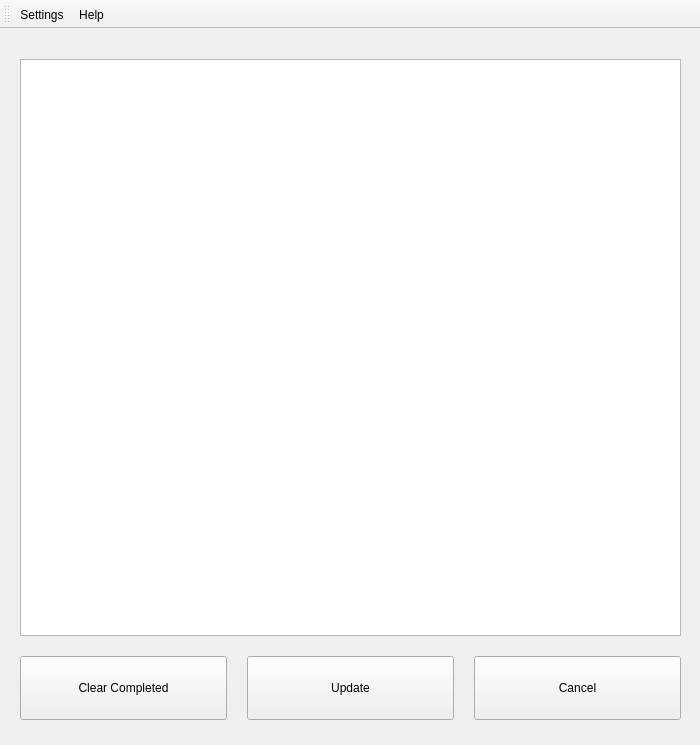
<?xml version="1.0" encoding="UTF-8"?>
<ui version="4.0">
 <class>MainWindow</class>
 <widget class="QMainWindow" name="MainWindow">
  <property name="geometry">
   <rect>
    <x>0</x>
    <y>0</y>
    <width>700</width>
    <height>745</height>
   </rect>
  </property>
  <property name="minimumSize">
   <size>
    <width>700</width>
    <height>745</height>
   </size>
  </property>
  <property name="windowTitle">
   <string>Desktop Todo List</string>
  </property>
  <property name="windowIcon">
   <iconset>
    <normaloff>resources/list.png</normaloff>resources/list.png</iconset>
  </property>
  <widget class="QWidget" name="centralwidget">
   <widget class="QWidget" name="layoutWidget">
    <property name="geometry">
     <rect>
      <x>20</x>
      <y>30</y>
      <width>661</width>
      <height>661</height>
     </rect>
    </property>
    <layout class="QVBoxLayout" name="verticalLayout" stretch="9,1">
     <property name="spacing">
      <number>20</number>
     </property>
     <item>
      <widget class="QListWidget" name="listWidget">
       <property name="font">
        <font>
         <pointsize>15</pointsize>
        </font>
       </property>
       <property name="editTriggers">
        <set>QAbstractItemView::DoubleClicked</set>
       </property>
       <property name="dragDropMode">
        <enum>QAbstractItemView::InternalMove</enum>
       </property>
       <property name="defaultDropAction">
        <enum>Qt::MoveAction</enum>
       </property>
       <property name="alternatingRowColors">
        <bool>true</bool>
       </property>
       <property name="selectionMode">
        <enum>QAbstractItemView::SingleSelection</enum>
       </property>
      </widget>
     </item>
     <item>
      <layout class="QHBoxLayout" name="horizontalLayout" stretch="0,0,0">
       <property name="spacing">
        <number>20</number>
       </property>
       <item>
        <widget class="QPushButton" name="clear_button">
         <property name="sizePolicy">
          <sizepolicy hsizetype="Minimum" vsizetype="Minimum">
           <horstretch>0</horstretch>
           <verstretch>0</verstretch>
          </sizepolicy>
         </property>
         <property name="font">
          <font>
           <pointsize>9</pointsize>
          </font>
         </property>
         <property name="text">
          <string>Clear Completed</string>
         </property>
        </widget>
       </item>
       <item>
        <widget class="QPushButton" name="update_button">
         <property name="sizePolicy">
          <sizepolicy hsizetype="Minimum" vsizetype="Minimum">
           <horstretch>0</horstretch>
           <verstretch>0</verstretch>
          </sizepolicy>
         </property>
         <property name="font">
          <font>
           <pointsize>9</pointsize>
          </font>
         </property>
         <property name="text">
          <string>Update</string>
         </property>
        </widget>
       </item>
       <item>
        <widget class="QPushButton" name="close_button">
         <property name="sizePolicy">
          <sizepolicy hsizetype="Minimum" vsizetype="Minimum">
           <horstretch>0</horstretch>
           <verstretch>0</verstretch>
          </sizepolicy>
         </property>
         <property name="font">
          <font>
           <pointsize>9</pointsize>
          </font>
         </property>
         <property name="text">
          <string>Cancel</string>
         </property>
        </widget>
       </item>
      </layout>
     </item>
    </layout>
   </widget>
  </widget>
  <widget class="QToolBar" name="toolBar">
   <property name="windowTitle">
    <string>toolBar</string>
   </property>
   <attribute name="toolBarArea">
    <enum>TopToolBarArea</enum>
   </attribute>
   <attribute name="toolBarBreak">
    <bool>false</bool>
   </attribute>
   <addaction name="actionSettings"/>
   <addaction name="actionHelp"/>
  </widget>
  <action name="actionSettings">
   <property name="text">
    <string>Settings</string>
   </property>
  </action>
  <action name="actionHelp">
   <property name="text">
    <string>Help</string>
   </property>
  </action>
 </widget>
 <resources/>
 <connections/>
</ui>
